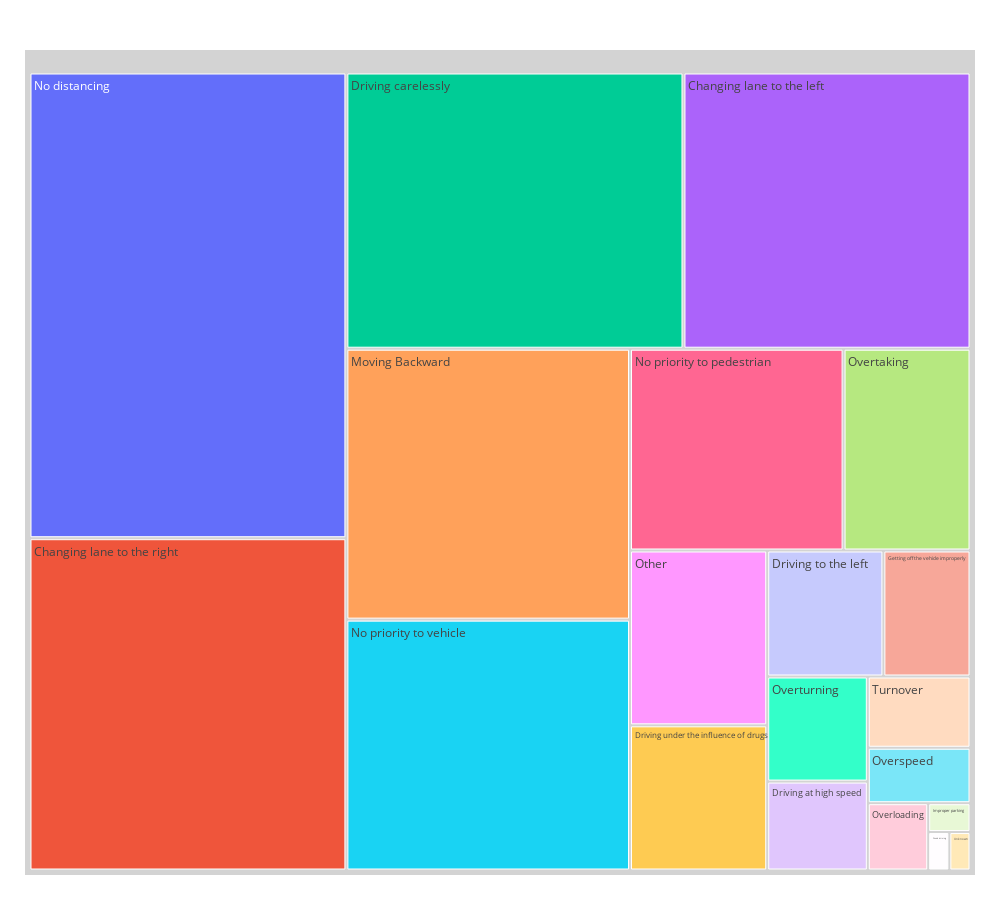

Write notebook code for a chart like this one.
### Code cell
import plotly.express as px
fig = px.treemap(cleaned_data,path=['Cause_of_accident'],width=1000, height=900)
fig.update_traces(root_color="lightgrey")
fig.update_layout(margin = dict(t=50, l=25, r=25, b=25))
fig.show()

### Figure 1 — Plotly figure (JSON) as saved in the notebook; plotly's stock layout.template omitted (floating-point values rounded to 4 significant figures)
{"data": [{"branchvalues": "total", "domain": {"x": [0, 1], "y": [0, 1]}, "hovertemplate": "labels=%{label}<br>count=%{value}<br>parent=%{parent}<br>id=%{id}<extra></extra>", "ids": ["Changing lane to the left", "Changing lane to the right", "Driving at high speed", "Driving carelessly", "Driving to the left", "Driving under the influence of drugs", "Drunk driving", "Getting off the vehicle improperly", "Improper parking", "Moving Backward", "No distancing", "No priority to pedestrian", "No priority to vehicle", "Other", "Overloading", "Overspeed", "Overtaking", "Overturning", "Turnover", "Unknown"], "labels": ["Changing lane to the left", "Changing lane to the right", "Driving at high speed", "Driving carelessly", "Driving to the left", "Driving under the influence of drugs", "Drunk driving", "Getting off the vehicle improperly", "Improper parking", "Moving Backward", "No distancing", "No priority to pedestrian", "No priority to vehicle", "Other", "Overloading", "Overspeed", "Overtaking", "Overturning", "Turnover", "Unknown"], "name": "", "parents": ["", "", "", "", "", "", "", "", "", "", "", "", "", "", "", "", "", "", "", ""], "root": {"color": "lightgrey"}, "type": "treemap", "values": [195, 259, 22, 229, 36, 49, 2, 27, 3, 189, 363, 106, 175, 59, 10, 14, 63, 26, 18, 2]}], "layout": {"height": 900, "legend": {"tracegroupgap": 0}, "margin": {"b": 25, "l": 25, "r": 25, "t": 50}, "width": 1000}}
